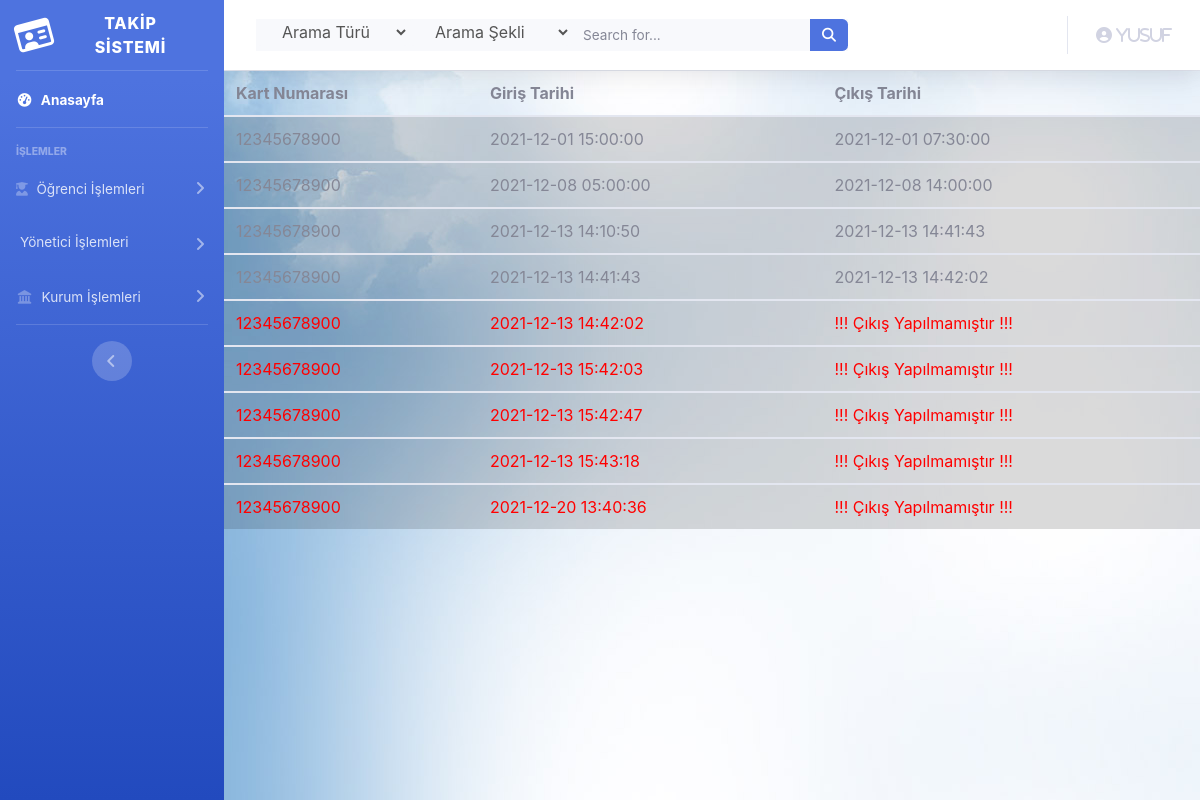
The app's page /ogrenciLogAdmin.php?kartId=12345678900 (signed in) with its own data.
### tables this page shows
CREATE TABLE `studentlogs` (
  `id` int(11) NOT NULL,
  `kartId` char(11) NOT NULL,
  `girişTarihi` datetime DEFAULT NULL,
  `cikisTarihi` datetime DEFAULT NULL,
  `alarm` bit(1) NOT NULL
);

### ogrenciLogAdmin.php (the view)
<?php
include("layoutAdmin.php");
?>
<table class="table table-hover">
  <thead>
    <tr>
      <th scope="col">Kart Numarası</th>
      <th scope="col">Giriş Tarihi</th>
      <th scope="col">Çıkış Tarihi</th>
    </tr>
  </thead>
  <?php
  $id=$_GET['kartId'];
           $sorgu=mysqli_query($con,"select * from studentlogs where kartId='$id'");
           while($str=mysqli_fetch_array($sorgu)){
               $kartId=$str['kartId'];
               $tc=$str['girişTarihi'];
               $ad=$str['cikisTarihi'];
           ?>
  <tbody>
    <?php
      if($ad!=null){
        ?>
    <tr class=table-active>
      <td><?php echo $kartId; ?></td>
      <td><?php echo $tc; ?></td>
      <td><?php echo $ad; ?></td>
    </tr>
    <?php
      }
      else {
        ?>
        <tr class=table-active style="color:red">
        <td><?php echo $kartId; ?></td>
        <td><?php echo $tc; ?></td>
        <td >!!! Çıkış Yapılmamıştır !!!</td>
      </tr>
    <?php
      }
    ?>
  </tbody>
  <?php
  }
  ?>
</table>
<?php
include("layoutFooterAdmin.php");
?>

### layoutAdmin.php (shortened to what this page needs)
<html lang="en">
<?php
include("db.php");
?>
<head>
  <link href="vendor/fontawesome-free/css/all.min.css" rel="stylesheet" type="text/css">
  <link href="css/sb-admin-2.min.css" rel="stylesheet">
  <link rel="stylesheet" type="text/css" href="fonts/Linearicons-Free-v1.0.0/icon-font.min.css">
  <link href="css/ekle.css" rel="stylesheet" media="all">
     <link href="vendor/ekle/mdi-font/css/material-design-iconic-font.min.css" rel="stylesheet" media="all">
    <link href="vendor/ekle/font-awesome-4.7/css/font-awesome.min.css" rel="stylesheet" media="all">
    <link href="vendor/ekle/select2/select2.min.css" rel="stylesheet" media="all">
    <link href="vendor/ekle/datepicker/daterangepicker.css" rel="stylesheet" media="all">
</head>
<body id="page-top">
  <div id="wrapper">
    <ul class="navbar-nav bg-gradient-primary sidebar sidebar-dark accordion" id="accordionSidebar">
      <a class="sidebar-brand d-flex align-items-center justify-content-center" href="anasayfaAdmin.php">
        <div class="sidebar-brand-icon rotate-n-15">
          <i class="far fa-id-card"></i>
        </div>
        <div class="sidebar-brand-text mx-3">TAKİP SİSTEMİ
        </div>
      </a>
      <hr class="sidebar-divider my-0">
      <li class="nav-item active">
        <a class="nav-link" href="anasayfaAdmin.php">
          <i class="fas fa-fw fa-tachometer-alt"></i>
          <span>Anasayfa</span></a>
      </li>
      <hr class="sidebar-divider">
      <div class="sidebar-heading">
        İşlemler
      </div>
      <li class="nav-item">
        <a class="nav-link collapsed" href="#" data-toggle="collapse" data-target="#collapseTwo" aria-expanded="true" aria-controls="collapseTwo">
          <i class="fas fa-user-graduate"></i>
          <span>Öğrenci İşlemleri</span>
        </a>
      </li>
      <li class="nav-item">
        <a class="nav-link collapsed" href="#" data-toggle="collapse" data-target="#collapseUtilities" aria-expanded="true" aria-controls="collapseUtilities">
          <span>Yönetici İşlemleri</span>
        </a>
      </li>
      <li class="nav-item">
        <a class="nav-link collapsed" href="#" data-toggle="collapse" data-target="#collapsePages" aria-expanded="true" aria-controls="collapsePages">
          <i class="fas fa-fw fa-landmark"></i>
          <span>Kurum İşlemleri</span>
        </a>
      </li>
      <hr class="sidebar-divider d-none d-md-block">
      <div class="text-center d-none d-md-inline">
        <button class="rounded-circle border-0" id="sidebarToggle"></button>
      </div>
    </ul>
    <div id="content-wrapper" class="d-flex flex-column">
      <div id="content">
        <nav class="navbar navbar-expand navbar-light bg-white topbar  static-top shadow">
          <form class="d-none d-sm-inline-block form-inline mr-auto ml-md-3 my-2 my-md-0 mw-100 navbar-search" method="POST" action="anasayfaAdmin.php">
            <div class="input-group bg-light border-0 small" >
            <select name="tablo" class="bg-light border-0 medium input--style-5">
                <option value="0">Arama Türü</option>
              </select>
              <select name="islem" class="bg-light border-0 medium input--style-5">
                <option value="0">Arama Şekli</option>
              </select>
                <input type="text" class="form-control bg-light border-0 medium " placeholder="Search for..." aria-label="Search" aria-describedby="basic-addon2" name="search">
                <div class="input-group-append">
                  <button class="btn btn-primary" type="submit" name="gönder">
                    <i class="fas fa-search fa-sm"></i>
                  </button>
                </div>
            </div>
          </form>
          <ul class="navbar-nav ml-auto">
            <li class="nav-item dropdown no-arrow">
              <a class="nav-link dropdown-toggle" href="#" id="userDropdown" role="button" data-toggle="dropdown" aria-haspopup="true" aria-expanded="false">
                <i class="fas fa-user-circle fa-user-cog">
                  <?php
                  $index2id = $_SESSION['adminId'];
                  $sorgu = mysqli_query($con, "Select * from admins where id='$index2id'");
                  $str = mysqli_fetch_array($sorgu);
                  if ($str != null)
                      echo $str['Ad'];
                  ?>
                </i>
              </a>
            </li>
          </ul>
        </nav>

### css/ekle.css (style rules this page uses)
html { -webkit-box-sizing: border-box; -moz-box-sizing: border-box; box-sizing: border-box; }
* { padding: 0; margin: 0; }
*, *:before, *:after { -webkit-box-sizing: inherit; -moz-box-sizing: inherit; box-sizing: inherit; }
body, h1, h2, h3, h4, h5, h6, blockquote, p, pre, dl, dd, ol, ul, figure, hr, fieldset, legend { margin: 0; padding: 0; }
button { outline: none; background: none; border: none; }
body { font-family: "Open Sans", "Arial", "Helvetica Neue", sans-serif; font-weight: 400; font-size: 14px; }
.btn { display: inline-block; line-height: 50px; -webkit-transition: all 0.4s ease; -o-transition: all 0.4s ease; -moz-transition: all 0.4s ease; transition: all 0.4s ease; cursor: pointer; font-size: 15px; text-transform: uppercase; font-weight: 700; color: #fff; font-family: inherit; }
input { outline: none; margin: 0; border: none; -webkit-box-shadow: none; -moz-box-shadow: none; box-shadow: none; width: 100%; font-size: 14px; font-family: inherit; }
.input--style-5 { background: #e5e5e5; line-height: 50px; -webkit-border-radius: 5px; -moz-border-radius: 5px; border-radius: 5px; padding: 0 22px; font-size: 16px; color: #555; margin-bottom: 5px; }
.input-group { position: relative; margin: 0; }

### records on screen
studentlogs: kartId "12345678900", girişTarihi "2021-12-01 15:00:00", cikisTarihi "2021-12-01 07:30:00"
studentlogs: kartId "12345678900", girişTarihi "2021-12-08 05:00:00", cikisTarihi "2021-12-08 14:00:00"
studentlogs: kartId "12345678900", girişTarihi "2021-12-13 14:10:50", cikisTarihi "2021-12-13 14:41:43"
studentlogs: kartId "12345678900", girişTarihi "2021-12-13 14:41:43", cikisTarihi "2021-12-13 14:42:02"
studentlogs: kartId "12345678900", girişTarihi "2021-12-13 14:42:02"
studentlogs: kartId "12345678900", girişTarihi "2021-12-13 15:42:03"
studentlogs: kartId "12345678900", girişTarihi "2021-12-13 15:42:47"
studentlogs: kartId "12345678900", girişTarihi "2021-12-13 15:43:18"
studentlogs: kartId "12345678900", girişTarihi "2021-12-20 13:40:36"

### other values on screen
$str['Ad'] "Yusuf"
